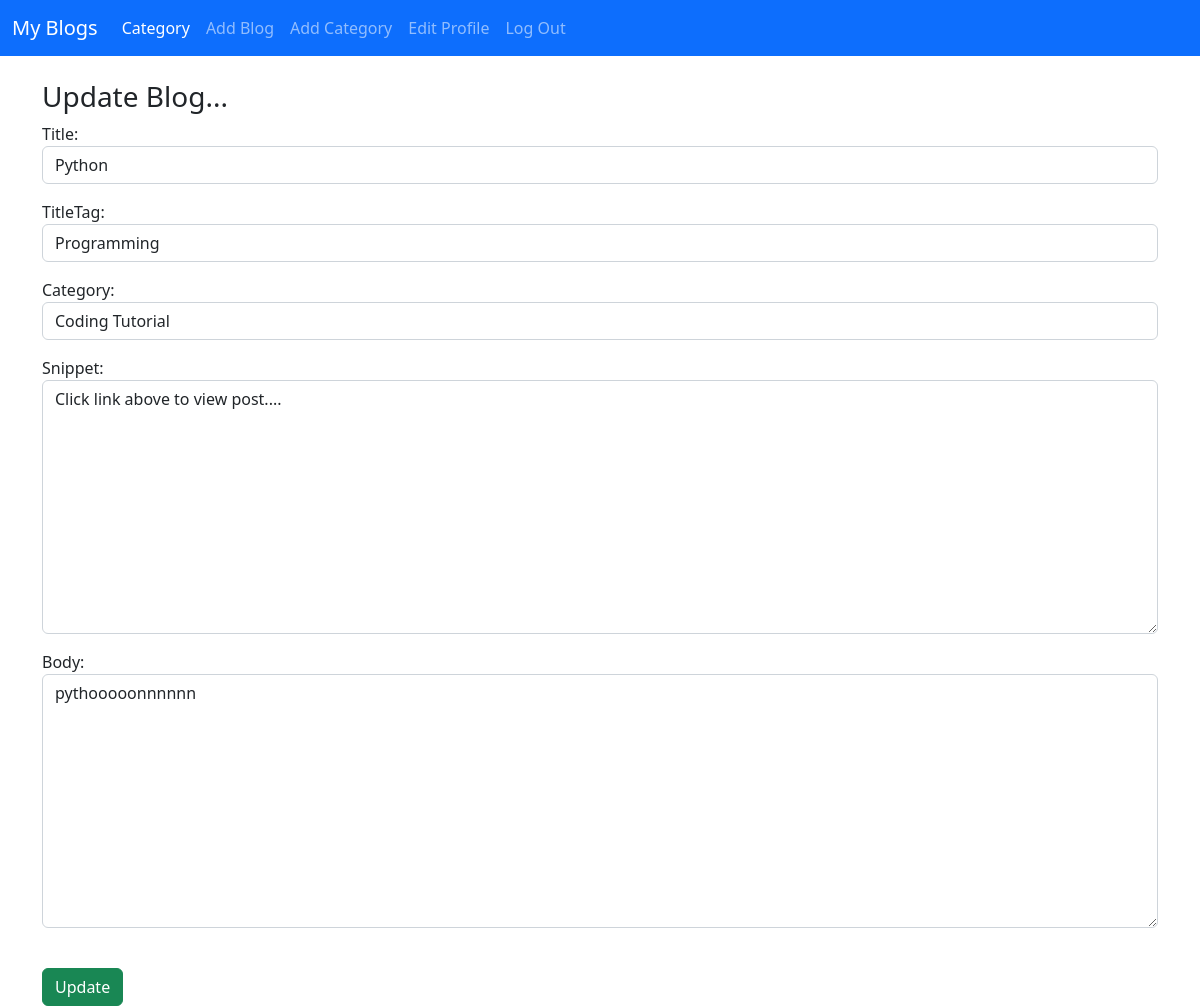
/article/edit/16 (signed in), run on an earlier commit of the app's database.
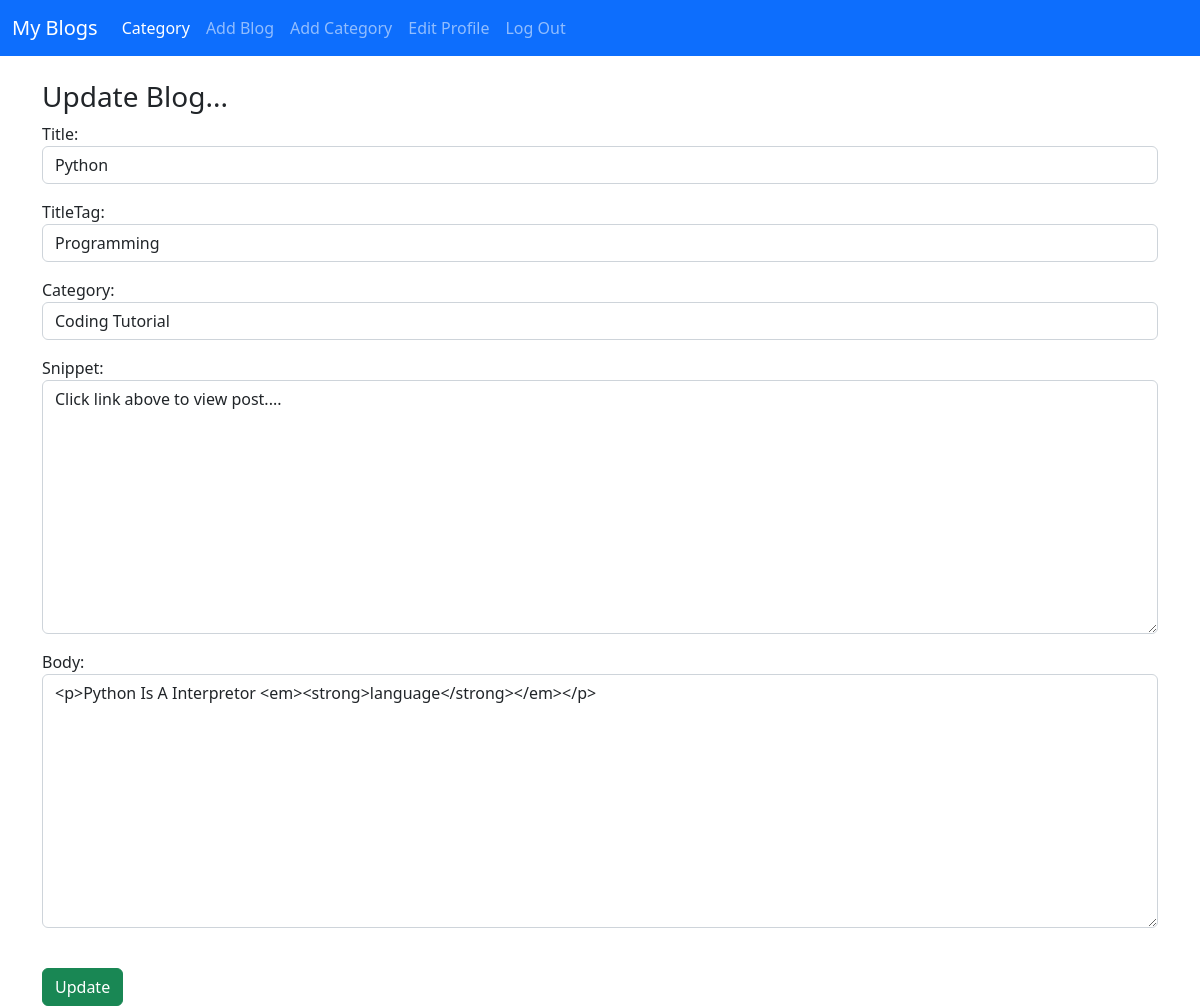
And on a later commit of the database.
### user/models.py (models this page shows, shortened)
class Post(models.Model):
    title=models.CharField(max_length=255)
    titleTag=models.CharField(max_length=255)
    header_image=models.ImageField(null=True,blank=True,upload_to="images/")
    author=models.ForeignKey(User,on_delete=models.CASCADE)
    snippet=models.TextField(max_length=255,default='Click link above to view post....')
    category=models.CharField(max_length=255,default='Uncategory')
    body=RichTextField(blank=True,null=True)
    post_date=models.DateField(auto_now_add=True)
    likes=models.ManyToManyField(User,related_name='blog_post')

### user/views.py (the view)
# urls.py: path('article/edit/<int:pk>',UpdateArticle.as_view(),name="update"),
class UpdateArticle(UpdateView):
    model=Post
    template_name='updateArticle.html'
    form_class=EditForm

### user/form.py
class EditForm(forms.ModelForm):
	class Meta:
		model = Post
		fields=['title','titleTag','category','snippet','body']
		widgets ={
		'title' : forms.TextInput(attrs={'class': 'form-control'}),
		'titleTag' : forms.TextInput(attrs={'class': 'form-control'}),
		'category' : forms.Select(choices=choices_list,attrs={'class': 'form-control'}),
		'snippet' : forms.Textarea(attrs={'class': 'form-control'}),
		'body' : forms.Textarea(attrs={'class': 'form-control','placeholder' :'Must Be In HTML Format'}),
		}

### user/templates/updateArticle.html (shortened to what this page needs)
{% extends 'base.html'%}
{% block content%}
{% if user.is_authenticated %}
{%if user.id == post.author.id%}
<h3>Update Blog...</h3>
<div class='form-group'>
	<form method="POST">
		{{form.as_p}}
		<br>
		<a href="{% url 'update' post.pk%}"><button class="btn btn-success">Update</button></a>
	</form>
</div>
{%else%}
 <h2>You are Not Allow To Update this!!!</h2>
{%endif%}
{%else%}
You Are Not Allowed to here...Please Login
{%endif%}
{% endblock %}

What changed in the data, as far as the page shows it:
changed Post "Python": body "pythooooonnnnnn" → "<p>Python Is A Interpretor <em><strong>language</strong></em></p>"
